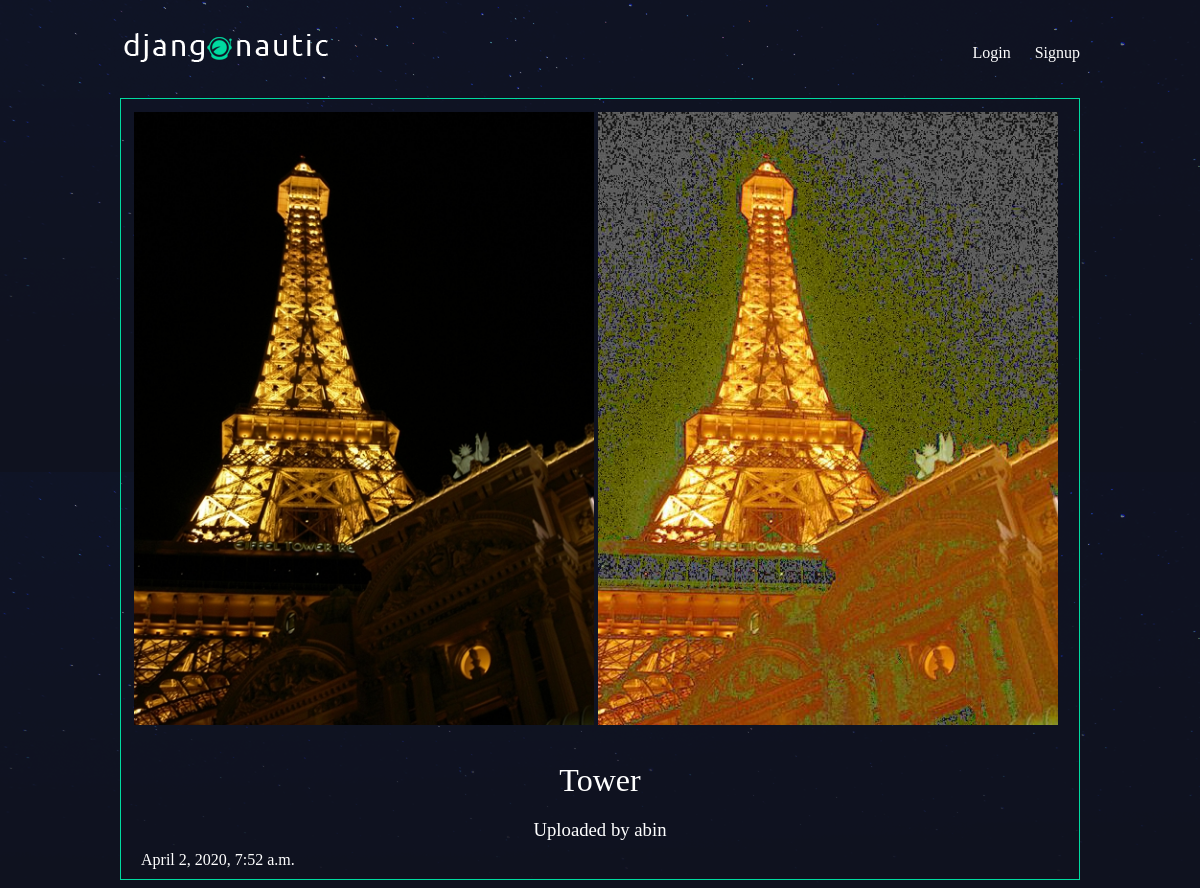
Page /articles/Tower/ on the committed database.
### articles/models.py (models this page shows, shortened)
class Image(models.Model):
    name = models.CharField(max_length=100)
    date = models.DateTimeField(auto_now_add=True)
    slug = models.SlugField(default='default-slug')
    raw_image = models.ImageField(default='default.png', blank=True)
    processed_image = models.ImageField(blank=True)
    author = models.ForeignKey(User, default=None,on_delete=models.CASCADE)

### articles/views.py (the view)
# urls.py: url(r'^(?P<slug>[\w-]+)/$', views.article_detail, name="detail"),
def article_detail(request, slug):
    article = Image.objects.get(slug=slug)
    return render(request, 'articles/article_detail.html', { 'article': article })

### articles/templates/articles/article_detail.html
{% extends 'base_layout.html' %}
{% block content %}
<div class="article-detail">
    <div class="article">
        <div class="images" style="padding: 13px;">
            <img src="{{ article.raw_image.url }}"  style="max-width: 460px;"/>
            <img src="{{ article.processed_image.url }}" style="max-width: 460px;"/>
        </div>
        <h2>{{ article.name }}</h2>
        <h3>Uploaded by {{ article.author.username }}</h3>
        <p>{{ article.date }}</p>
    </div>
</div>
{% endblock %}

### assets/styles.css (style rules this page uses)
body { background-color: #0f121f; background-image: url(/static/stars.png); background-repeat-y: no-repeat; color: #fff; }
body * { font-family: Ubuntu; }
h1, h2, h3, h4, h5 { font-weight: normal; margin: 0; }
.article { padding: 10px; border: 1px solid #00dba0; position: relative; padding-bottom: 40px; }
.article h2 { font-size: 1.2em; }
.article-detail .article { padding: 0; }
.article-detail .article img { max-width: 100%; }
.article-detail .article h2 { text-align: center; margin: 20px auto; font-size: 2em }
.article-detail .article h3 { text-align: center; }
.article-detail .article p { margin: 10px 20px }

### rows in the picture
Image: raw_image (picture), processed_image (picture), name "Tower", author.username "abin", date "April 2, 2020, 7:52 a.m."
